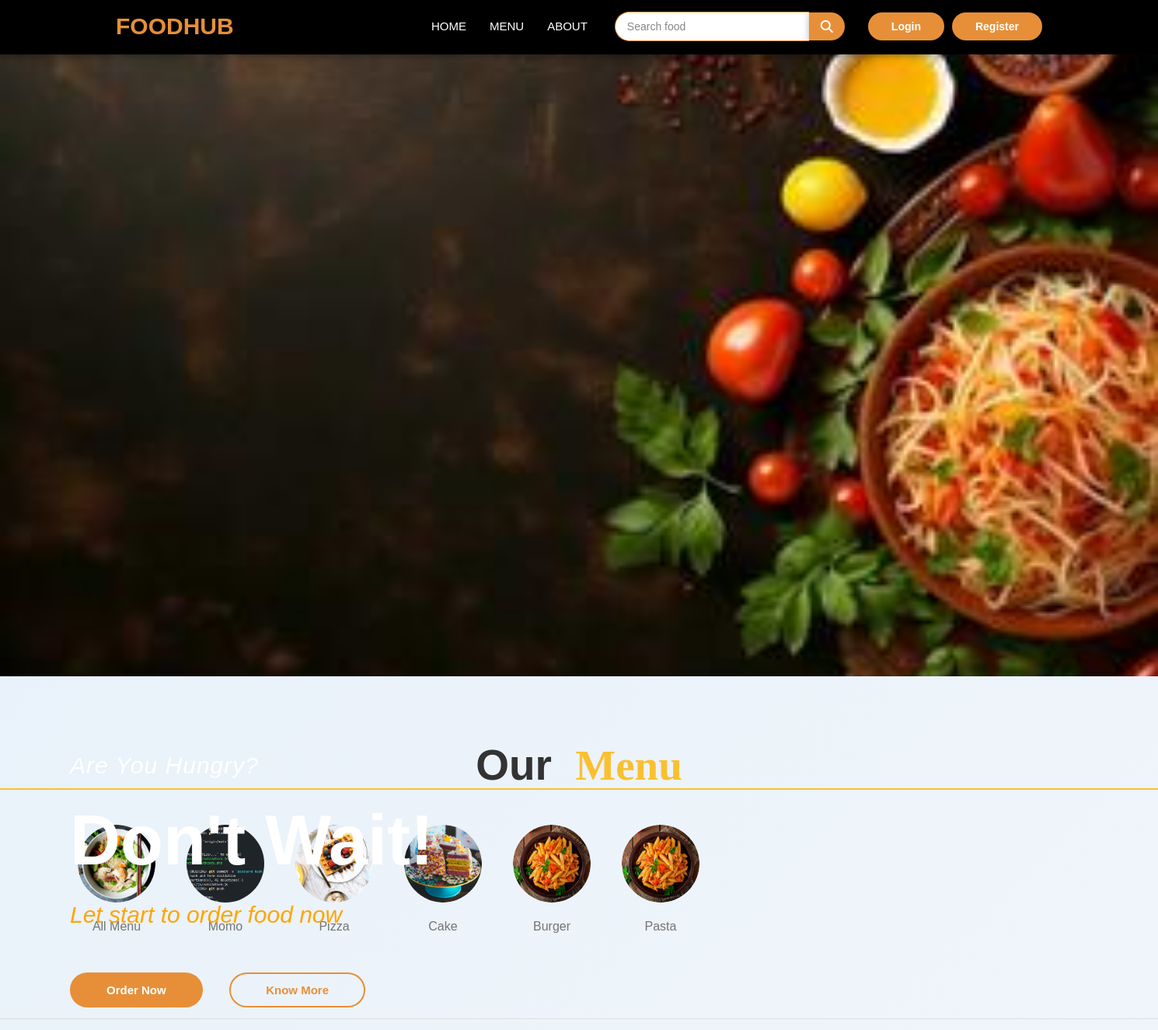
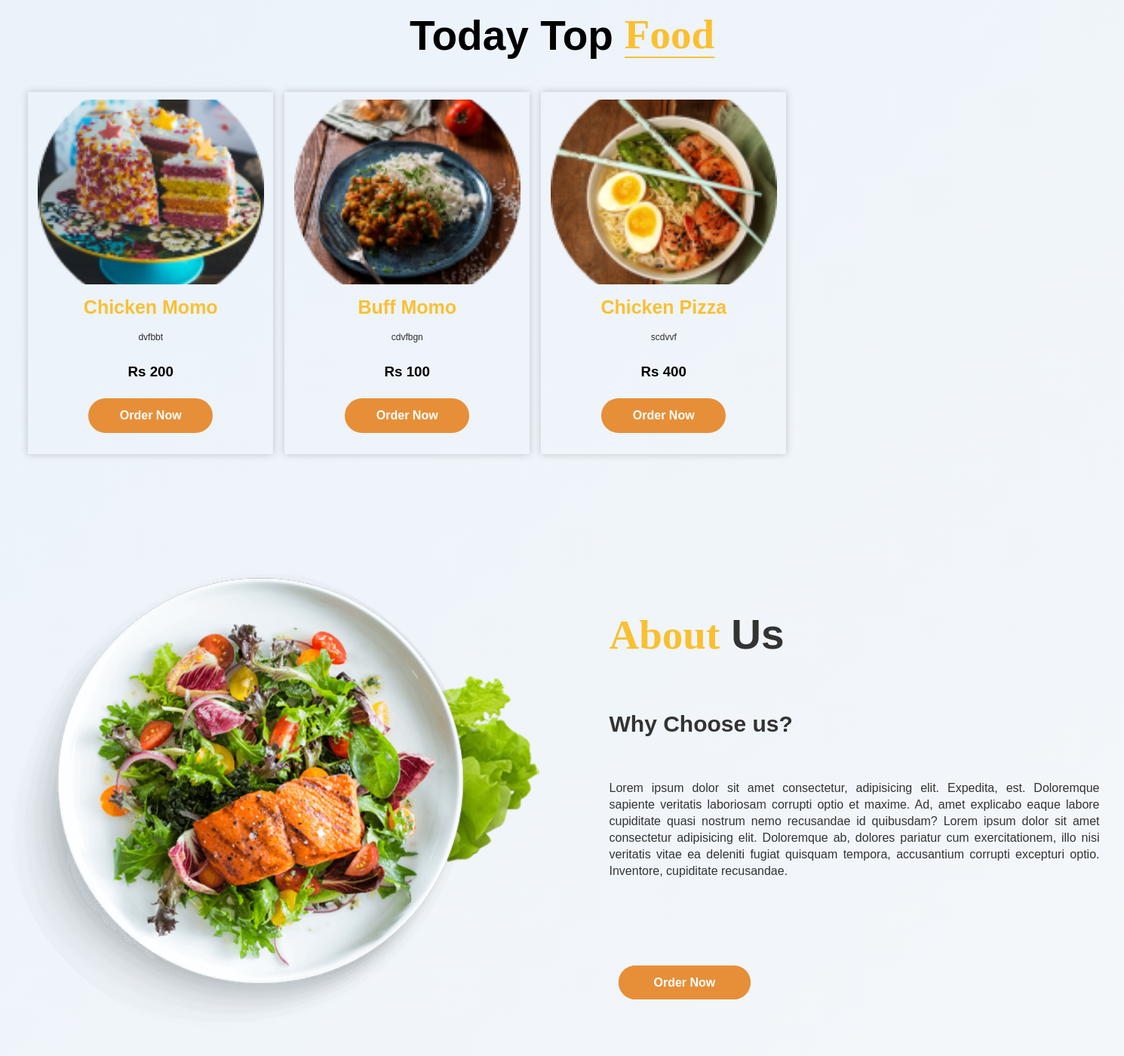
The page /homepage.php on the database its author committed (2 pictures, top to bottom).
### tables this page shows
CREATE TABLE `menu` (
  `id` int(11) NOT NULL,
  `name` varchar(200) NOT NULL,
  `slug` varchar(200) NOT NULL,
  `description` mediumtext NOT NULL,
  `status` tinyint(4) NOT NULL,
  `popular` tinyint(4) NOT NULL,
  `image` varchar(200) NOT NULL,
  `created_at` timestamp NOT NULL DEFAULT current_timestamp() ON UPDATE current_timestamp()
);

CREATE TABLE `food_items` (
  `id` int(11) NOT NULL,
  `menu_id` int(11) NOT NULL,
  `name` varchar(200) NOT NULL,
  `slug` varchar(200) NOT NULL,
  `description` mediumtext NOT NULL,
  `image` varchar(200) NOT NULL,
  `quantity` int(11) NOT NULL,
  `price` int(11) NOT NULL,
  `status` tinyint(4) NOT NULL,
  `trending` tinyint(4) NOT NULL,
  `created_at` timestamp NOT NULL DEFAULT current_timestamp() ON UPDATE current_timestamp()
);

### homepage.php (called while the page is built)
<?php
    include('functions/userfunctions.php');
    include('includes/header.php');
    include('includes/banner.php');
    include('includes/menu.php');
    include('includes/trending_food_items.php');
    include('includes/aboutus.php');
    include('includes/footer.php');
?>

### functions/userfunctions.php (called while the page is built, shortened)
<?php
include('config/dbcon.php');
function getMenuItem($table)
{
    global $con;
    $query = "SELECT * FROM $table WHERE status='0'";
    return $query_run = mysqli_query($con, $query);
}
function getAllTrending()
{
    global $con;
    $query = "SELECT * FROM food_items WHERE trending='1' AND status='0' ";
    return $query_run = mysqli_query($con, $query);
}
?>

### includes/trending_food_items.php (the view)
<div class="food" id="Food">
    <h1>Today Top<span>Food</span></h1>
            <div class="menu_box">
                <?php
                        $trendingFood = getAllTrending();
                        if(mysqli_num_rows($trendingFood) > 0)
                        {
                            foreach($trendingFood as $item) {
                                ?>
                <div class="menu_card">
                    <a href="food_items_view.php?food_items=<?= $item['slug']; ?>">
                    <div class="menu_image">
                        <img src="uploads/<?= $item['image']; ?>" alt="Food Image">
                    </div>
                    <div class="menu_info">
                        <h2><?= $item['name']; ?></h2>
                        <p>
                            <?= $item['description']; ?>
                        </p>
                        <h3>Rs <?= $item['price']; ?></h3>
                        <a href="food_items_view.php?food_items=<?= $item['slug']; ?>" class="menu_btn">Order Now</a>
                    </div>
                    </a>
                </div>
                <?php
                            }
                        }
                    ?>
            </div>
</div>

### includes/menu.php (shortened to what this page needs)
<div class="menu" id="Menu">
    <h1>Our <span>Menu</span></h1>
    <div class="explore-menu-list">
        <a href="food_items.php?menu=all" class="explore-menu-list-item">
                <img src="assets/images/menu_1.png" alt="Menu Image">
                <p>All Menu</p>
        </a>
        <?php
        $menu = getMenuItem("menu");
        if(mysqli_num_rows($menu) > 0)
        {
            foreach($menu as $item)
            {
        ?>
            <a href="food_items.php?menu=<?= $item['slug']; ?>" class="explore-menu-list-item">
                <img src="uploads/<?= $item['image']; ?>" alt="Menu Image">
                <p><?= $item['name']; ?></p>
            </a>
        <?php
            }
        }
        else
        {
            echo "<p>No data available</p>";
        }
        ?>
    </div>
</div>
<hr>

### assets/css/style.css (style rules this page uses)
* { margin: 0; padding: 0; box-sizing: border-box; font-family: sans-serif; text-decoration: none; list-style: none; }
html { scroll-behavior: smooth; }
body { padding-top: 40px; }
.menu { width: 100%; padding: 70px 0; }
.menu h1 { font-size: 55px; text-align: center; margin-bottom: 30px; }
.menu h1 span { color: #fac031; margin-left: 15px; font-family: 'MV Boli', cursive; }
.menu h1 span::after { content: ''; width: 100%; height: 2px; background: #fac031; display: block; position: relative; bottom: 15px; }
.explore-menu-list { display: flex; gap: 20px; overflow-x: auto; padding: 0 20px 20px; scroll-snap-type: x mandatory; -webkit-overflow-scrolling: touch; scrollbar-width: none; }
.explore-menu-list-item { flex: 0 0 auto; width: 120px; text-align: center; scroll-snap-align: start; text-decoration: none; color: inherit; }
.explore-menu-list-item:first-child { margin-left: 70px; }
.explore-menu-list-item img { width: 100px; height: 100px; object-fit: cover; border-radius: 50%; cursor: pointer; transition: transform 0.3s ease-in-out; }
.explore-menu-list-item p { margin-top: 10px; color: #747474; font-size: 16px; }
.food h1 { font-size: 55px; display: flex; align-items: center; justify-content: center; margin-bottom: 30px; color: black; }
.food h1 span { color: #fac031; margin-left: 15px; font-family: mv boli; }
.food h1 span::after { content: ''; width: 100%; height: 2px; background: #fac031; display: block; position: relative; bottom: 15px; }
.food .menu_box { width: 95%; margin: 0 auto; display: flex; grid-template-columns: 1fr 1fr 1fr 1fr; grid-gap: 15px; }
.food .menu_box .menu_card { width: 325px; height: 480px; padding-top: 10px; margin-bottom: 20px; box-shadow: 0 0 10px rgba(0,0,0,0.2); }
.food .menu_box .menu_card .menu_image { width: 300px; height: 245px; margin: 0 auto; overflow: hidden; }
.food .menu_box .menu_card .menu_image img { width: 100%; height: 100%; object-fit: cover; object-position: center; transition: 0.3s; }
.food .menu_box .menu_card .menu_info h2 { width: 60%; text-align: center; margin: 10px auto 10px auto; font-size: 25px; color: #fac031; }
.food .menu_box .menu_card .menu_info p { text-align: center; margin-top: 8px; line-height: 21px; font-size: 12px; color: #2e2e2e; }
.food .menu_box .menu_card .menu_info h3 { text-align: center; margin-top: 20px; color: black; }
.food .menu_box .menu_card .menu_info .menu_btn { display: flex; align-items: center; justify-content: center; text-decoration: none; font-weight: 600; color: white; background: #e78f38; border: 2px solid #e78f38; border-radius: 2rem; padding: 8px 10px; margin: 0 80px; transition: 0.3s; margin-top: 20px; }

### assets/css/style2.css (style rules this page uses)
* { box-sizing: border-box; margin: 0; padding: 0; }
body { font-family: Arial, sans-serif; line-height: 1.6; }
.food .menu_box { width: 95%; margin: 0 auto; display: flex; grid-template-columns: 1fr 1fr 1fr 1fr; grid-gap: 15px; }
.food .menu_box .menu_card { width: 325px; height: 480px; padding-top: 10px; margin-bottom: 20px; box-shadow: 0 0 10px rgba(0, 0, 0, 0.2); }
.food .menu_box .menu_card .menu_image { width: 300px; height: 245px; margin: 0 auto; overflow: hidden; }
.food .menu_box .menu_card .menu_image img { width: 100%; height: 100%; object-fit: cover; object-position: center; transition: 0.3s; }
.food .menu_box .menu_card .menu_info h2 { width: 60%; text-align: center; margin: 10px auto 10px auto; font-size: 25px; color: #fac031; }
.food .menu_box .menu_card .menu_info p { text-align: center; margin-top: 8px; line-height: 21px; font-size: 12px; color: #2e2e2e; }
.food .menu_box .menu_card .menu_info h3 { text-align: center; margin-top: 20px; color: black; }
.food .menu_box .menu_card .menu_info .menu_btn { display: flex; align-items: center; justify-content: center; text-decoration: none; font-weight: 600; color: white; background: #e78f38; border: 2px solid #e78f38; border-radius: 2rem; padding: 8px 10px; margin: 0 80px; transition: 0.3s; margin-top: 20px; }
hr { border: 0; border-top: 1px solid #ddd; margin: 1rem 0; }
* { margin: 0; padding: 0; box-sizing: border-box; }
body { font-family: 'Inter', -apple-system, BlinkMacSystemFont, 'Segoe UI', Roboto, sans-serif; line-height: 1.6; color: #333; background-color: #f5f7fa; }

### assets/css/style3.css (style rules this page uses)
* { box-sizing: border-box; margin: 0; padding: 0; }
body { font-family: 'Poppins', sans-serif; background: linear-gradient(135deg, #e6f0fa 0%, #f4f7fa 100%); padding-top: 70px; line-height: 1.6; }

### rows shown on the page
menu: image (picture), name "Momo"
menu: image (picture), name "Pizza"
menu: image (picture), name "Cake"
menu: image (picture), name "Burger"
menu: image (picture), name "Pasta"
food_items: image (picture), name "Chicken Momo", description "dvfbbt", price "200"
food_items: image (picture), name "Buff Momo", description "cdvfbgn", price "100"
food_items: image (picture), name "Chicken Pizza", description "scdvvf", price "400"
